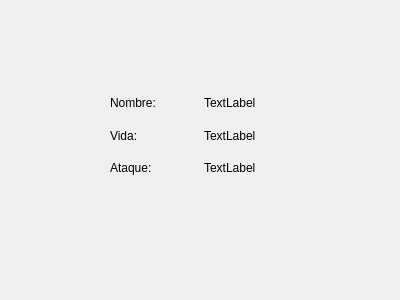
<?xml version="1.0" encoding="UTF-8"?>
<ui version="4.0">
 <class>dlgDatosEnemigo</class>
 <widget class="QDialog" name="dlgDatosEnemigo">
  <property name="windowModality">
   <enum>Qt::ApplicationModal</enum>
  </property>
  <property name="geometry">
   <rect>
    <x>0</x>
    <y>0</y>
    <width>400</width>
    <height>300</height>
   </rect>
  </property>
  <property name="windowTitle">
   <string>Dialog</string>
  </property>
  <widget class="QWidget" name="gridLayoutWidget">
   <property name="geometry">
    <rect>
     <x>110</x>
     <y>90</y>
     <width>181</width>
     <height>91</height>
    </rect>
   </property>
   <layout class="QGridLayout" name="gridLayout">
    <item row="0" column="1">
     <layout class="QHBoxLayout" name="horizontalLayout">
      <item>
       <layout class="QVBoxLayout" name="verticalLayout_3">
        <item>
         <widget class="QLabel" name="lblNombreEnemigo">
          <property name="text">
           <string>TextLabel</string>
          </property>
         </widget>
        </item>
        <item>
         <widget class="QLabel" name="lblVidaEnemigo">
          <property name="text">
           <string>TextLabel</string>
          </property>
         </widget>
        </item>
        <item>
         <widget class="QLabel" name="lblAtaqueEnemigo">
          <property name="text">
           <string>TextLabel</string>
          </property>
         </widget>
        </item>
       </layout>
      </item>
     </layout>
    </item>
    <item row="0" column="0">
     <layout class="QVBoxLayout" name="verticalLayout_2">
      <item>
       <widget class="QLabel" name="txtNombreEnemigo">
        <property name="text">
         <string>Nombre:</string>
        </property>
       </widget>
      </item>
      <item>
       <widget class="QLabel" name="txtVidaEnemigo">
        <property name="text">
         <string>Vida:</string>
        </property>
       </widget>
      </item>
      <item>
       <widget class="QLabel" name="txtAtaqueEnemigo">
        <property name="enabled">
         <bool>true</bool>
        </property>
        <property name="text">
         <string>Ataque:</string>
        </property>
       </widget>
      </item>
     </layout>
    </item>
   </layout>
  </widget>
 </widget>
 <resources/>
 <connections/>
</ui>
